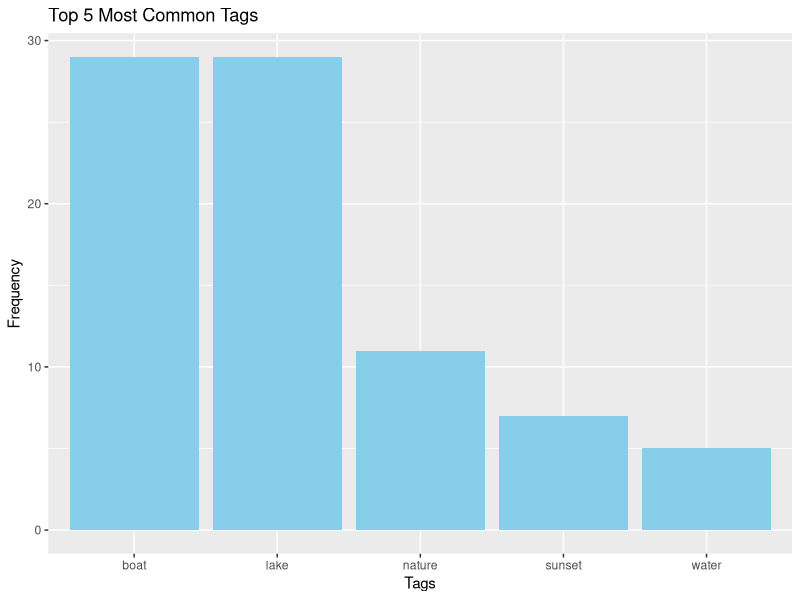

Recreate this plot in R.
## ---- chunk 1
knitr::opts_chunk$set(echo=TRUE, message=FALSE, warning=FALSE, error=FALSE)
library(tidyverse)
photo_data <- read_csv("selected_photos.csv")
## ---- chunk 2
knitr::kable(photo_data%>% select(pageURL))
## ---- chunk 3
meanLikesProportion <- photo_data$likesProportion %>% mean(na.rm=TRUE)
total_photos <- nrow(photo_data)
meanViews <- photo_data$views %>% mean(na.rm=TRUE)
boat_photos <- sum(str_detect(photo_data$tags, "boat"))
## ---- chunk 4
#seperate rows with "," to get a single tag from tags 
tags_new <- photo_data%>%
  separate_rows(tags, sep = ", ")
tags_new
# count number of each tags
tags_count <- tags_new%>%
  group_by(tags)%>%
  summarise(n())
#rename "n()" to "freq" 
tags_count<- tags_count %>%
  rename(freq = 2)
# Filter the top 5 tags from tags_count
top_tags_counts <- tags_count %>%
  filter(freq %in% head(sort(freq, decreasing = TRUE), 5))

  
# Plot the bar plot
ggplot(top_tags_counts, aes(x = tags, y = freq)) +
  geom_bar(stat = "identity", fill = "skyblue") +
  labs(x = "Tags", y = "Frequency", title = "Top 5 Most Common Tags") 

